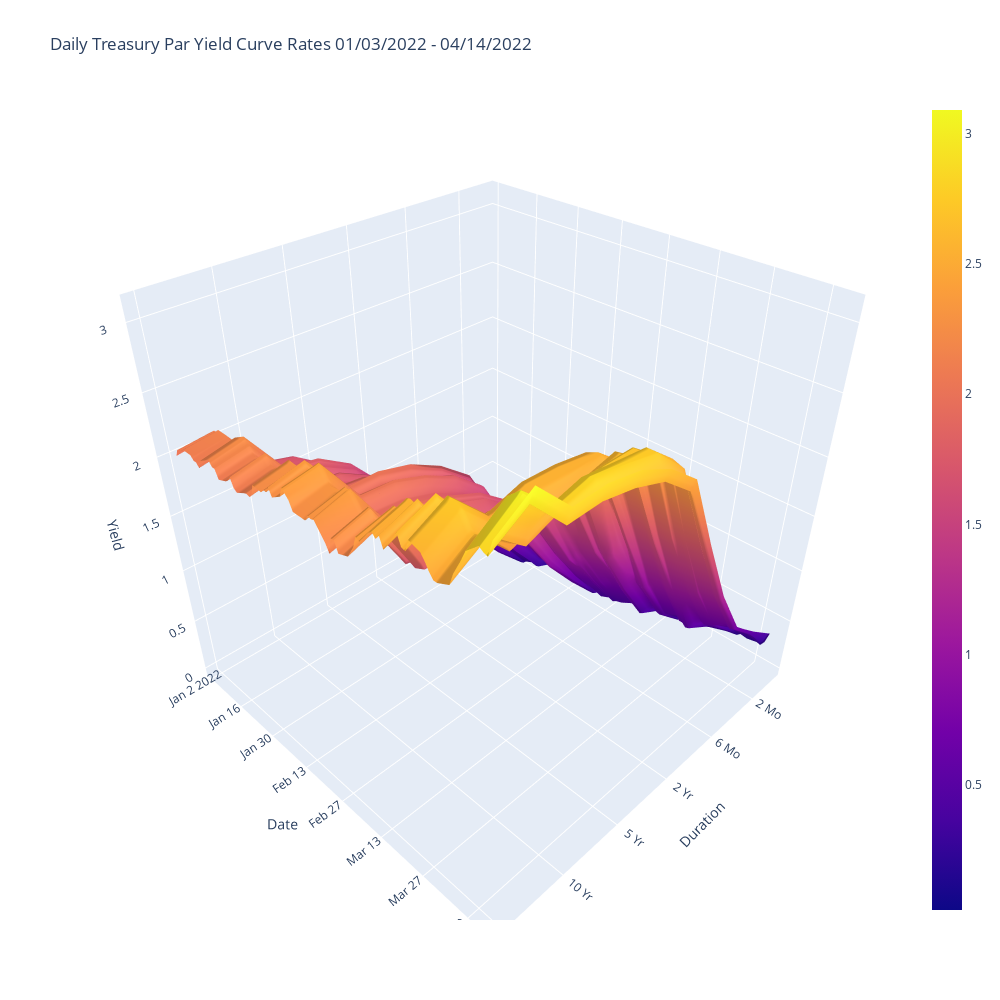

Notebook source saved alongside this figure:
### Code cell
import plotly.graph_objects as go
fig = go.Figure(data=[go.Surface(x=df.columns, y=df["Date"], z=df.values)])
fig.update_layout(title = "Daily Treasury Par Yield Curve Rates {0} - {1}".format(start_date, end_date),\
                  width = 1000, height = 1000,
                  scene = dict(xaxis_title='Duration', yaxis_title='Date', zaxis_title='Yield'))
fig.show()

### Figure 1 — Plotly figure (JSON) as saved in the notebook; plotly's stock layout.template omitted (floating-point values rounded to 4 significant figures; data arrays with more than 128 entries replaced by an {"elided": "..."} marker saying what was removed)
{"data": [{"type": "surface", "x": ["Date", "1 Mo", "2 Mo", "3 Mo", "6 Mo", "1 Yr", "2 Yr", "3 Yr", "5 Yr", "7 Yr", "10 Yr", "20 Yr", "30 Yr"], "y": ["2022-04-14T00:00:00", "2022-04-13T00:00:00", "2022-04-12T00:00:00", "2022-04-11T00:00:00", "2022-04-08T00:00:00", "2022-04-07T00:00:00", "2022-04-06T00:00:00", "2022-04-05T00:00:00", "2022-04-04T00:00:00", "2022-04-01T00:00:00", "2022-03-31T00:00:00", "2022-03-30T00:00:00", "2022-03-29T00:00:00", "2022-03-28T00:00:00", "2022-03-25T00:00:00", "2022-03-24T00:00:00", "2022-03-23T00:00:00", "2022-03-22T00:00:00", "2022-03-21T00:00:00", "2022-03-18T00:00:00", "2022-03-17T00:00:00", "2022-03-16T00:00:00", "2022-03-15T00:00:00", "2022-03-14T00:00:00", "2022-03-11T00:00:00", "2022-03-10T00:00:00", "2022-03-09T00:00:00", "2022-03-08T00:00:00", "2022-03-07T00:00:00", "2022-03-04T00:00:00", "2022-03-03T00:00:00", "2022-03-02T00:00:00", "2022-03-01T00:00:00", "2022-02-28T00:00:00", "2022-02-25T00:00:00", "2022-02-24T00:00:00", "2022-02-23T00:00:00", "2022-02-22T00:00:00", "2022-02-18T00:00:00", "2022-02-17T00:00:00", "2022-02-16T00:00:00", "2022-02-15T00:00:00", "2022-02-14T00:00:00", "2022-02-11T00:00:00", "2022-02-10T00:00:00", "2022-02-09T00:00:00", "2022-02-08T00:00:00", "2022-02-07T00:00:00", "2022-02-04T00:00:00", "2022-02-03T00:00:00", "2022-02-02T00:00:00", "2022-02-01T00:00:00", "2022-01-31T00:00:00", "2022-01-28T00:00:00", "2022-01-27T00:00:00", "2022-01-26T00:00:00", "2022-01-25T00:00:00", "2022-01-24T00:00:00", "2022-01-21T00:00:00", "2022-01-20T00:00:00", "2022-01-19T00:00:00", "2022-01-18T00:00:00", "2022-01-14T00:00:00", "2022-01-13T00:00:00", "2022-01-12T00:00:00", "2022-01-11T00:00:00", "2022-01-10T00:00:00", "2022-01-07T00:00:00", "2022-01-06T00:00:00", "2022-01-05T00:00:00", "2022-01-04T00:00:00", "2022-01-03T00:00:00"], "z": {"elided": "72x13 mixed values"}}], "layout": {"height": 1000, "scene": {"xaxis": {"title": {"text": "Duration"}}, "yaxis": {"title": {"text": "Date"}}, "zaxis": {"title": {"text": "Yield"}}}, "title": {"text": "Daily Treasury Par Yield Curve Rates 01/03/2022 - 04/14/2022"}, "width": 1000}}
